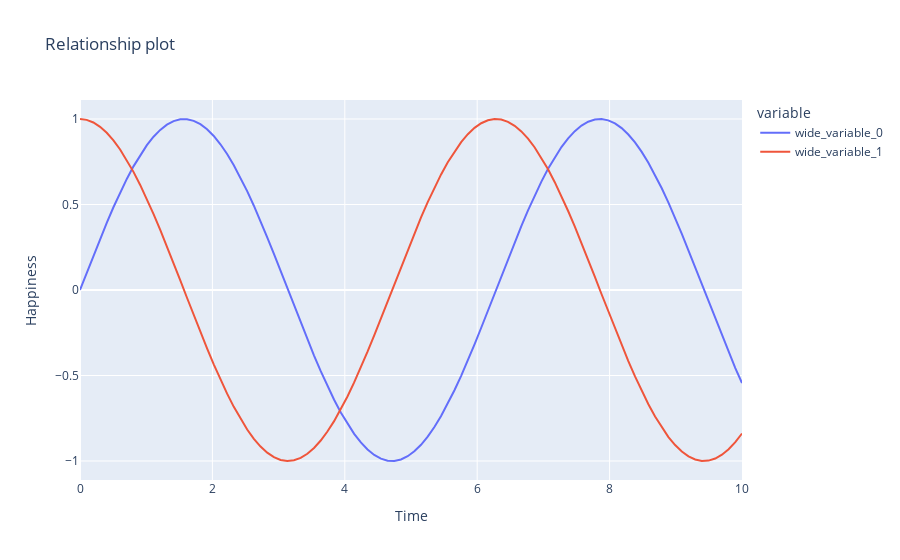

The notebook cell this image was saved under:
### Code cell
px.line(x=x, y=[y, y2], title="Relationship plot", labels={'x': 'Time', 'value':"Happiness"})
